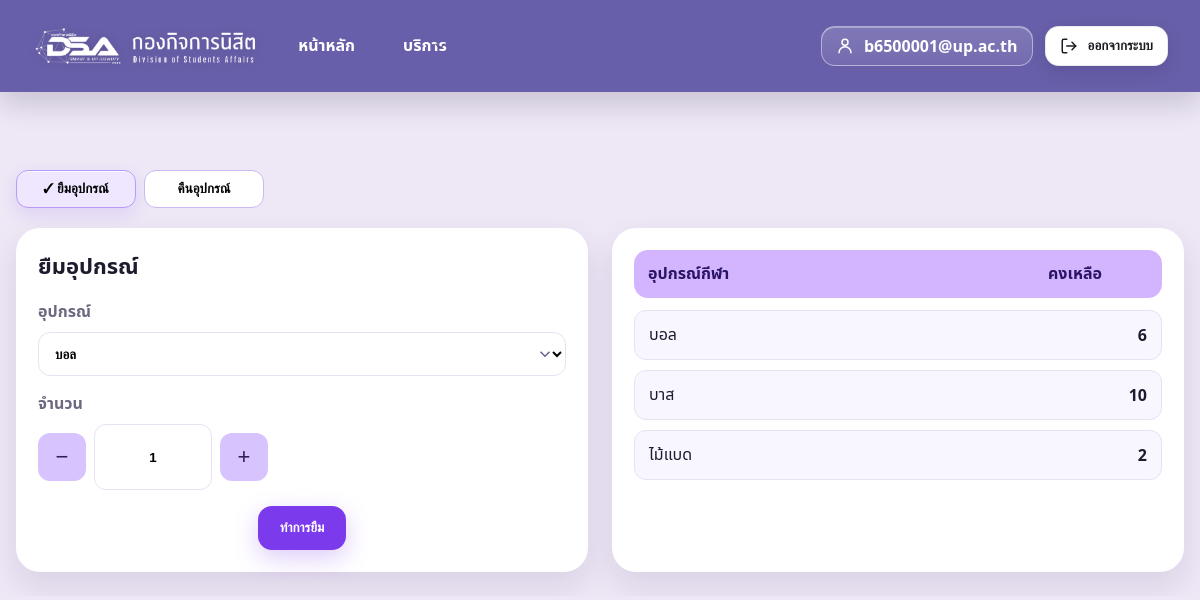
Page /user/equipment/ (signed in) on the earlier database version.
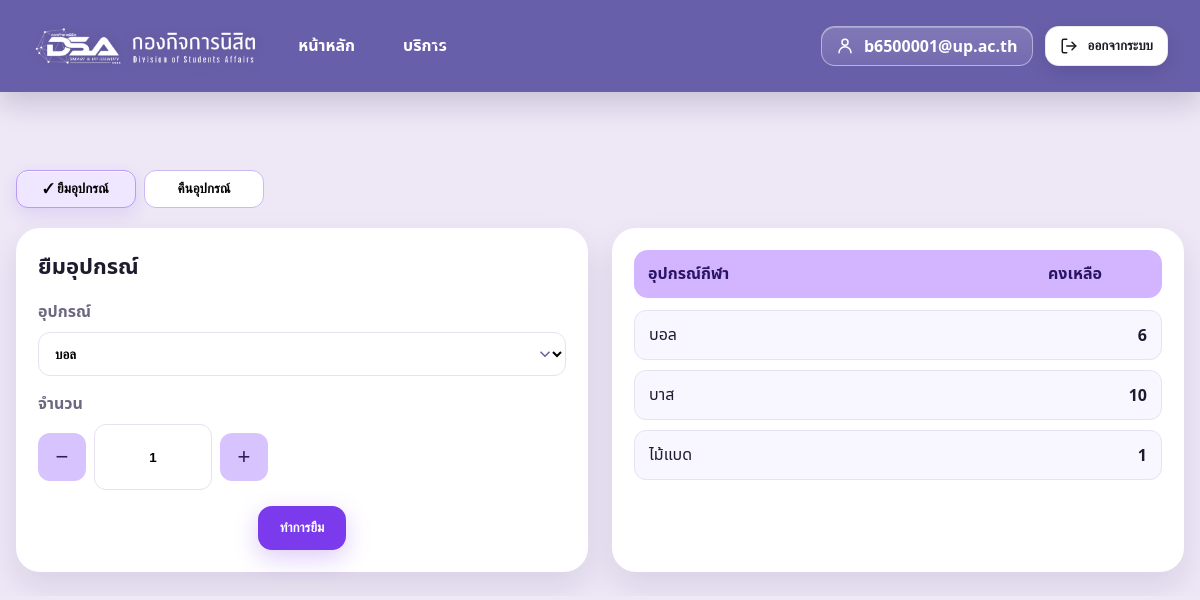
Same page on the later database version.
### core/models.py (models this page shows, shortened)
class Equipment(models.Model):
    name = models.CharField(max_length=255, unique=True)
    total = models.PositiveIntegerField(default=0)
    stock = models.PositiveIntegerField(default=0)

### core/views.py (the view)
# urls.py: path("user/equipment/", views.user_equipment, name="user_equipment"),
@login_required
def user_equipment(request: HttpRequest) -> HttpResponse:
    items = Equipment.objects.order_by("name")
    return render(
        request,
        "user_equipment.html",
        {"equipments": items, "display_name": request.user.get_username()},
    )

### templates/user_equipment.html (shortened to what the changed rows need)
{% load static %}
<!doctype html>
<html lang="th">
  <head>
    <link rel="stylesheet" href="{% static 'assets/css/global.css' %}" />
    <link rel="stylesheet" href="{% static 'assets/css/user_header.css' %}" />
    <link
      rel="stylesheet"
      href="{% static 'assets/css/user_equipment.css' %}"
    />
  </head>
  <body data-page="equipment">
    <br> <br> <br>
    <main class="wrap">
      <section class="grid">
        <div class="panel form-card">
          <h2 class="panel-title">ยืมอุปกรณ์</h2>
        </div>
        <div class="panel stock-card">
          <ul class="stock-list" id="stockList" aria-live="polite">
            {% for e in equipments %}
            <li><span>{{ e.name }}</span><b>{{ e.stock }}</b></li>
            {% empty %}
            <li><span>—</span><b>0</b></li>
            {% endfor %}
          </ul>
        </div>
      </section>
    </main>
  </body>
</html>

Differences in the rows shown:
changed Equipment "ไม้แบด": stock "2" → "1"
